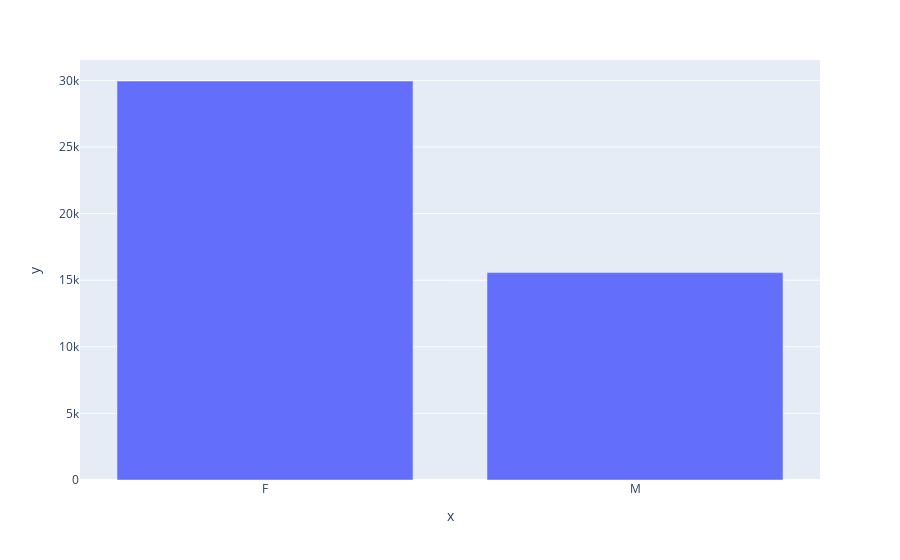

The notebook cell saved with this chart:
### Code cell
#from plotly.graph_objs import Figure, Bar, Layout
import plotly.express as plt

###############################
# country_df = country_df.groupby('country')['imdb_score'].median().sort_values(ascending = False).reset_index()

# data = [Bar(x = country_df['country'], y = country_df['imdb_score'], text = country_df['country'])]
# layout = Layout(title = "Countries with Highest Median Imdb Score")

# fig = Figure(data = data, layout = layout)

# plotly.offline.iplot(fig,show_link = False)
# ###############################


customer_data_copy=customer_data.copy()
customer_data_copy['gender']=customer_data_copy['gender'].replace("XNA", np.nan)

gndr_df = customer_data_copy.groupby('gender')['credit_card_default'].count().sort_values(ascending = False).reset_index()
print(gndr_df)
# data = [Bar(x = gndr_df['gender'], y = gndr_df['credit_card_default'], text = gndr_df['gender'])]
# layout = Layout(title = "Gender with Highest Median Imdb Score")

# fig2 = Figure(data = gndr_df, layout = layout)

# plotly.offline.iplot(fig2,show_link = False)

fig = plt.bar(x = gndr_df['gender'], y = gndr_df['credit_card_default'])
fig.show()

### Figure 1 — Plotly figure (JSON) as saved in the notebook; plotly's stock layout.template omitted (floating-point values rounded to 4 significant figures)
{"data": [{"alignmentgroup": "True", "hovertemplate": "x=%{x}<br>y=%{y}<extra></extra>", "legendgroup": "", "marker": {"color": "#636efa", "pattern": {"shape": ""}}, "name": "", "offsetgroup": "", "orientation": "v", "showlegend": false, "textposition": "auto", "type": "bar", "x": ["F", "M"], "xaxis": "x", "y": [29957, 15570], "yaxis": "y"}], "layout": {"barmode": "relative", "legend": {"tracegroupgap": 0}, "margin": {"t": 60}, "xaxis": {"anchor": "y", "domain": [0, 1], "title": {"text": "x"}}, "yaxis": {"anchor": "x", "domain": [0, 1], "title": {"text": "y"}}}}
